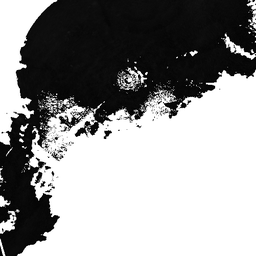
#> input picture 201904_02 python灰度图转为彩色图/gray2rgb/data/RAD_206482464212530/RAD_206482464212530_058.png, 256 x 256 px, shrunk from 501 x 501 before the run; its folder holds only this picture in this run
$ python gray2rgb.py
#> lines starting #> are read from the running program, lines starting #| are printed output that depends on the picture
# -*- coding: utf-8 -*-
"""
subplots_matplot_test
fun:
	draw multi-pictures
env:
	Linux ubuntu 4.4.0-31-generic x86_64 GNU;python 2.7;tensorflow1.10.1;Keras2.2.4
	pip2,matplotlib2.2.3
"""
from __future__ import print_function
import cv2
import os
import time
import shutil
import numpy as np
from matplotlib import pyplot as plt

dataset_dir = './data'
out_dir = './out'

def gray2RGB(dataset_dir,out_dir):
#> called with dataset_dir = './data', out_dir = './out'
	area_list = os.listdir(dataset_dir)
	print('area_list is ',area_list)
	print('num of area_list =',len(area_list))
	for areas in area_list:
		img_file_path = ''
		img_file_path = dataset_dir+'/'+areas
		img_list = os.listdir(img_file_path)
		#print('img_list is ',img_list)
		print('num of img_list =',len(img_list))
		for imgname in img_list:
			img_path = ''
			img_path = img_file_path+'/'+imgname
			gray_img = cv2.imread(img_path,cv2.IMREAD_GRAYSCALE)#cv2默认为bgr顺序
#> gray_img is the input picture: shape (256, 256); min 0, max 255, mean 149
			print('%s has been read !'%imgname)
			# [4 lines of commented-out code are left out]
			row = gray_img.shape[0]
#> row = 256
			col = gray_img.shape[1]
#> col = 256
			rgb_img_mat = np.zeros((row, col, 3),dtype=np.uint8)
			#print ('rgb_img_mat:',rgb_img_mat)
			for i in range(row) :
				for j in range(col) :
					gray_val = gray_img[i][j]#红255,0,0 橙255,165,0 黄255,255,0 绿0,255,0 青0,255,255 蓝0,0,255
					#print ('gray_val',gray_val)#0-255 数值越小越红越会下雨 数值越大越蓝越不会下雨 255-白色
					if   0  <= gray_val < 5 :
						rgb_img_mat[i,j,2],rgb_img_mat[i,j,1],rgb_img_mat[i,j,0] = 0,0,255 #蓝色
					elif 5 <= gray_val < 8:
						rgb_img_mat[i,j,2],rgb_img_mat[i,j,1],rgb_img_mat[i,j,0] = 0,255,255 #青色
					elif 8 <= gray_val < 10:
						rgb_img_mat[i,j,2],rgb_img_mat[i,j,1],rgb_img_mat[i,j,0] = 0,255,0 #绿色
					elif 10 <= gray_val < 13:
						rgb_img_mat[i,j,2],rgb_img_mat[i,j,1],rgb_img_mat[i,j,0] = 255,255,0 #黄色
					elif 13<= gray_val < 17:
						rgb_img_mat[i,j,2],rgb_img_mat[i,j,1],rgb_img_mat[i,j,0] = 255,165,0 #橙色
					elif 17<= gray_val < 22:
						rgb_img_mat[i,j,2],rgb_img_mat[i,j,1],rgb_img_mat[i,j,0] = 255,0,0 #红色
					elif 22<= gray_val < 200:
						rgb_img_mat[i,j,2],rgb_img_mat[i,j,1],rgb_img_mat[i,j,0] = 160,32,240 #紫色
					elif 200<= gray_val < 256:
						rgb_img_mat[i,j,2],rgb_img_mat[i,j,1],rgb_img_mat[i,j,0] = 255,255,255 #白色
					else :
						print('invalid value') #
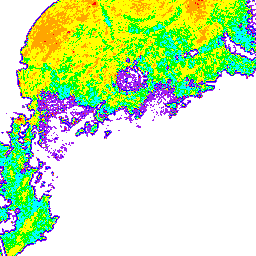
#> rgb_img_mat: shape (256, 256, 3); mean of channels 0, 1, 2 174.1, 231.6, 201.4; drawn as B, G, R
					#print (i,j,rgb_img_mat[i,j])
			out_img_file = 	out_dir+'/'+areas
			if not os.path.exists(out_img_file):
				os.makedirs(out_img_file)
			cv2.imwrite(out_img_file+'/'+imgname,rgb_img_mat)
			print('%s has been saved !'%imgname)
#> pass 2 of the loop in gray2RGB, `for areas in area_list:`:
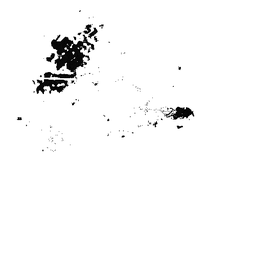
#> input picture 201904_02 python灰度图转为彩色图/gray2rgb/data/RAD_206482464212531/RAD_206482464212531_000.png, 256 x 256 px, shrunk from 501 x 501 before the run
#> in gray2RGB, gray_img is the input picture: shape (256, 256); min 0, max 255, mean 248.2
#> after the loop in gray2RGB, `for i in range(row) :`:
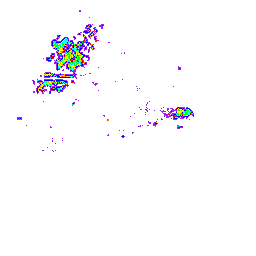
#> rgb_img_mat: shape (256, 256, 3); mean of channels 0, 1, 2 252.4, 250.1, 250.6; drawn as B, G, R


if __name__ == '__main__':
	time1 = time.time()
	if not os.path.exists(dataset_dir):
		print("there is not directory",dataset_dir)
	print ("image directory is ",dataset_dir)
	if os.path.exists(out_dir):
		shutil.rmtree(out_dir) #删除整个目录
	os.makedirs(out_dir)
	gray2RGB(dataset_dir,out_dir)
	time2=time.time()
	print ('time use: ' + str(time2 - time1) + ' s')
